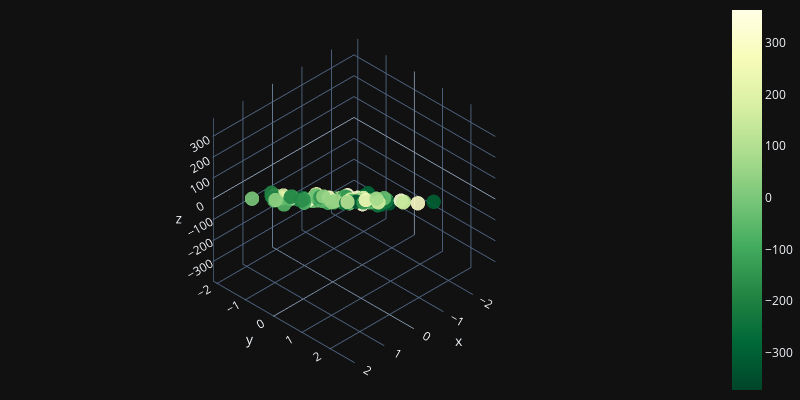

The code cell stored with this chart in its notebook:
### Markdown cell above
### 3D-interactive graph with Plotly

### Code cell
import plotly.graph_objects as go
from plotly.subplots import make_subplots

X0 = np.linspace(X[:, 0].min(), X[:, 0].max(), 100)
X1 = np.linspace(X[:, 1].min(), X[:, 1].max(), 100)
xx0, xx1 = np.meshgrid(X0, X1)

Z = theta_final[0] * xx0 + theta_final[1] * xx1 + theta_final[2]

fig = (go.Figure(data=[go.Surface(z=Z, x=xx0, y=xx1, colorscale='YlGn', opacity = 0.7, reversescale=True)]))
fig.add_scatter3d(x=X[:, 0].flatten(), y=X[:, 1].flatten(), z=y.flatten(), mode='markers', marker=dict(size=5, color=y.flatten(), colorscale='YlGn', opacity = 0.9, reversescale=True))
fig.update_layout(template= "plotly_dark", margin=dict(l=0, r=0, b=0, t=0), width=800, height=400)
fig.layout.scene.camera.projection.type = "orthographic"
fig.show()
